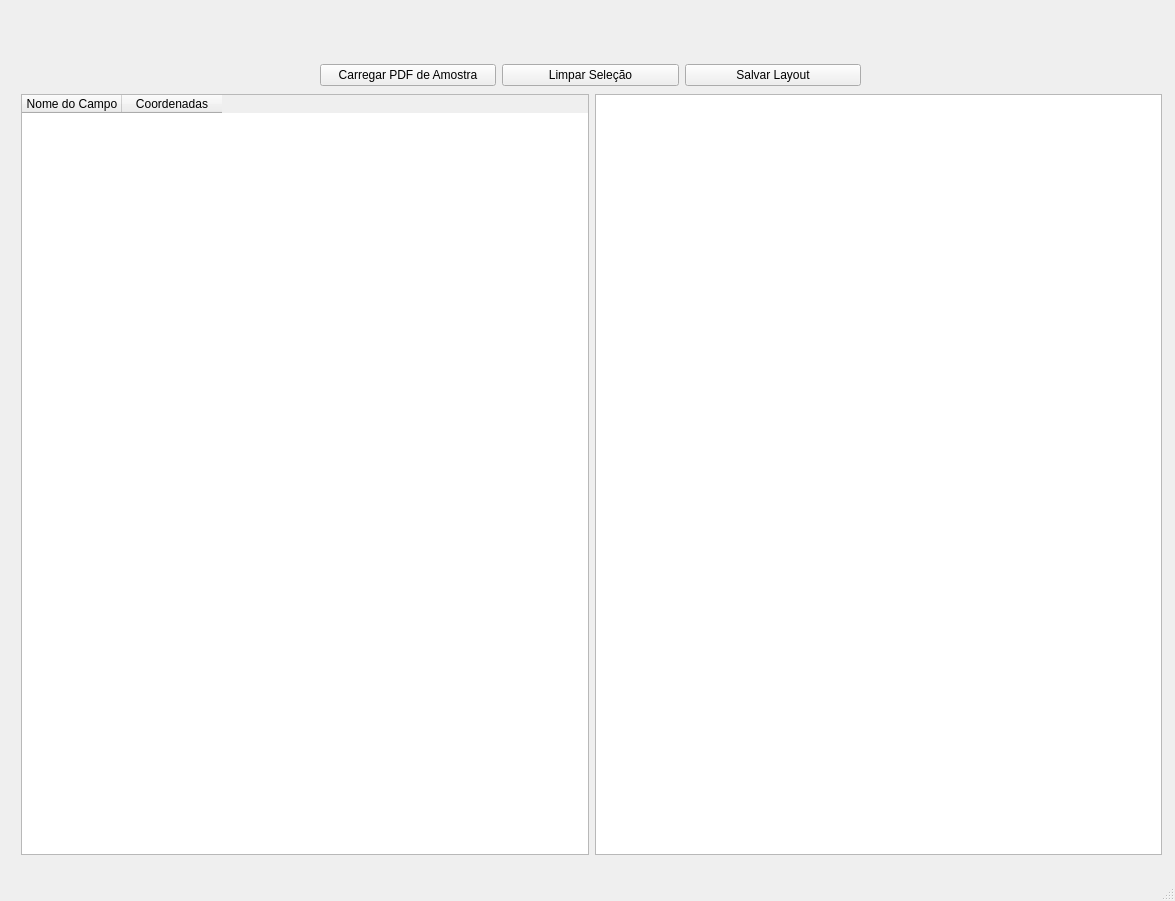
<?xml version="1.0" encoding="UTF-8"?>
<ui version="4.0">
 <class>MainWindow</class>
 <widget class="QMainWindow" name="MainWindow">
  <property name="geometry">
   <rect>
    <x>0</x>
    <y>0</y>
    <width>1175</width>
    <height>901</height>
   </rect>
  </property>
  <property name="windowTitle">
   <string>MainWindow</string>
  </property>
  <widget class="QWidget" name="centralwidget">
   <widget class="QWidget" name="layoutWidget">
    <property name="geometry">
     <rect>
      <x>320</x>
      <y>60</y>
      <width>541</width>
      <height>31</height>
     </rect>
    </property>
    <layout class="QHBoxLayout" name="horizontalLayout_2">
     <item>
      <widget class="QPushButton" name="btn_load_pdf">
       <property name="text">
        <string>Carregar PDF de Amostra</string>
       </property>
      </widget>
     </item>
     <item>
      <widget class="QPushButton" name="btn_clear_selection">
       <property name="text">
        <string>Limpar Seleção</string>
       </property>
      </widget>
     </item>
     <item>
      <widget class="QPushButton" name="btn_save_layout">
       <property name="text">
        <string>Salvar Layout</string>
       </property>
      </widget>
     </item>
    </layout>
   </widget>
   <widget class="QWidget" name="layoutWidget">
    <property name="geometry">
     <rect>
      <x>21</x>
      <y>94</y>
      <width>1141</width>
      <height>761</height>
     </rect>
    </property>
    <layout class="QHBoxLayout" name="horizontalLayout">
     <item>
      <widget class="QTableWidget" name="table_widget_fields">
       <property name="columnCount">
        <number>2</number>
       </property>
       <attribute name="horizontalHeaderVisible">
        <bool>true</bool>
       </attribute>
       <attribute name="verticalHeaderVisible">
        <bool>false</bool>
       </attribute>
       <column>
        <property name="text">
         <string>Nome do Campo</string>
        </property>
       </column>
       <column>
        <property name="text">
         <string>Coordenadas</string>
        </property>
       </column>
      </widget>
     </item>
     <item>
      <widget class="PdfViewer" name="graphics_view_pdf"/>
     </item>
    </layout>
   </widget>
  </widget>
  <widget class="QMenuBar" name="menubar">
   <property name="geometry">
    <rect>
     <x>0</x>
     <y>0</y>
     <width>1175</width>
     <height>22</height>
    </rect>
   </property>
  </widget>
  <widget class="QStatusBar" name="statusbar"/>
 </widget>
 <customwidgets>
  <customwidget>
   <class>PdfViewer</class>
   <extends>QGraphicsView</extends>
   <header>src.gui.layout_builder_window</header>
  </customwidget>
 </customwidgets>
 <resources/>
 <connections/>
</ui>
